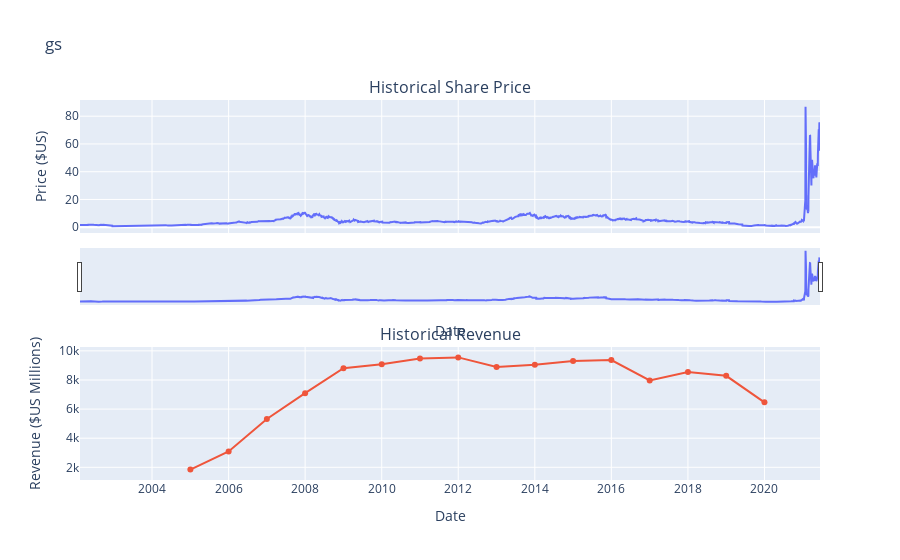

The code cell stored with this chart in its notebook:
### Markdown cell above
Use the `make_graph` function to graph the GameStop Stock Data, also provide a title for the graph. The structure to call the `make_graph` function is `make_graph(gme_data, gme_revenue, 'GameStop')`. Note the graph will only show data upto June 2021.

### Code cell
make_graph(gme_data, gme_revenue,'gs')

### Figure 1 — Plotly figure (JSON) as saved in the notebook; plotly's stock layout.template omitted (floating-point values rounded to 4 significant figures; data arrays with more than 128 entries replaced by an {"elided": "..."} marker saying what was removed)
{"data": [{"name": "Share Price", "type": "scatter", "x": {"elided": "4867 str values"}, "xaxis": "x", "y": {"elided": "4867 float values"}, "yaxis": "y"}, {"name": "Revenue", "type": "scatter", "x": ["2020-01-01T00:00:00", "2019-01-01T00:00:00", "2018-01-01T00:00:00", "2017-01-01T00:00:00", "2016-01-01T00:00:00", "2015-01-01T00:00:00", "2014-01-01T00:00:00", "2013-01-01T00:00:00", "2012-01-01T00:00:00", "2011-01-01T00:00:00", "2010-01-01T00:00:00", "2009-01-01T00:00:00", "2008-01-01T00:00:00", "2007-01-01T00:00:00", "2006-01-01T00:00:00", "2005-01-01T00:00:00"], "xaxis": "x2", "y": [6466, 8285, 8547, 7965, 9364, 9296, 9040, 8887, 9551, 9474, 9078, 8806, 7094, 5319, 3092, 1843], "yaxis": "y2"}], "layout": {"annotations": [{"font": {"size": 16}, "showarrow": false, "text": "Historical Share Price", "x": 0.5, "xanchor": "center", "xref": "paper", "y": 1.0, "yanchor": "bottom", "yref": "paper"}, {"font": {"size": 16}, "showarrow": false, "text": "Historical Revenue", "x": 0.5, "xanchor": "center", "xref": "paper", "y": 0.35, "yanchor": "bottom", "yref": "paper"}], "autosize": true, "showlegend": false, "title": {"text": "gs"}, "xaxis": {"anchor": "y", "autorange": true, "domain": [0, 1], "matches": "x2", "range": ["2002-02-13", "2021-06-14"], "rangeslider": {"autorange": true, "range": ["2002-02-13", "2021-06-14"], "visible": true, "yaxis": {"_template": null, "rangemode": "match"}}, "showticklabels": false, "title": {"text": "Date"}, "type": "date"}, "xaxis2": {"anchor": "y2", "autorange": true, "domain": [0, 1], "range": ["2002-02-13", "2021-06-14"], "title": {"text": "Date"}, "type": "date"}, "yaxis": {"anchor": "x", "autorange": true, "domain": [0.65, 1.0], "range": [-4.152, 91.67], "title": {"text": "Price ($US)"}, "type": "linear"}, "yaxis2": {"anchor": "x2", "autorange": true, "domain": [0, 0.35], "range": [1268.0, 10130.0], "title": {"text": "Revenue ($US Millions)"}, "type": "linear"}}}
